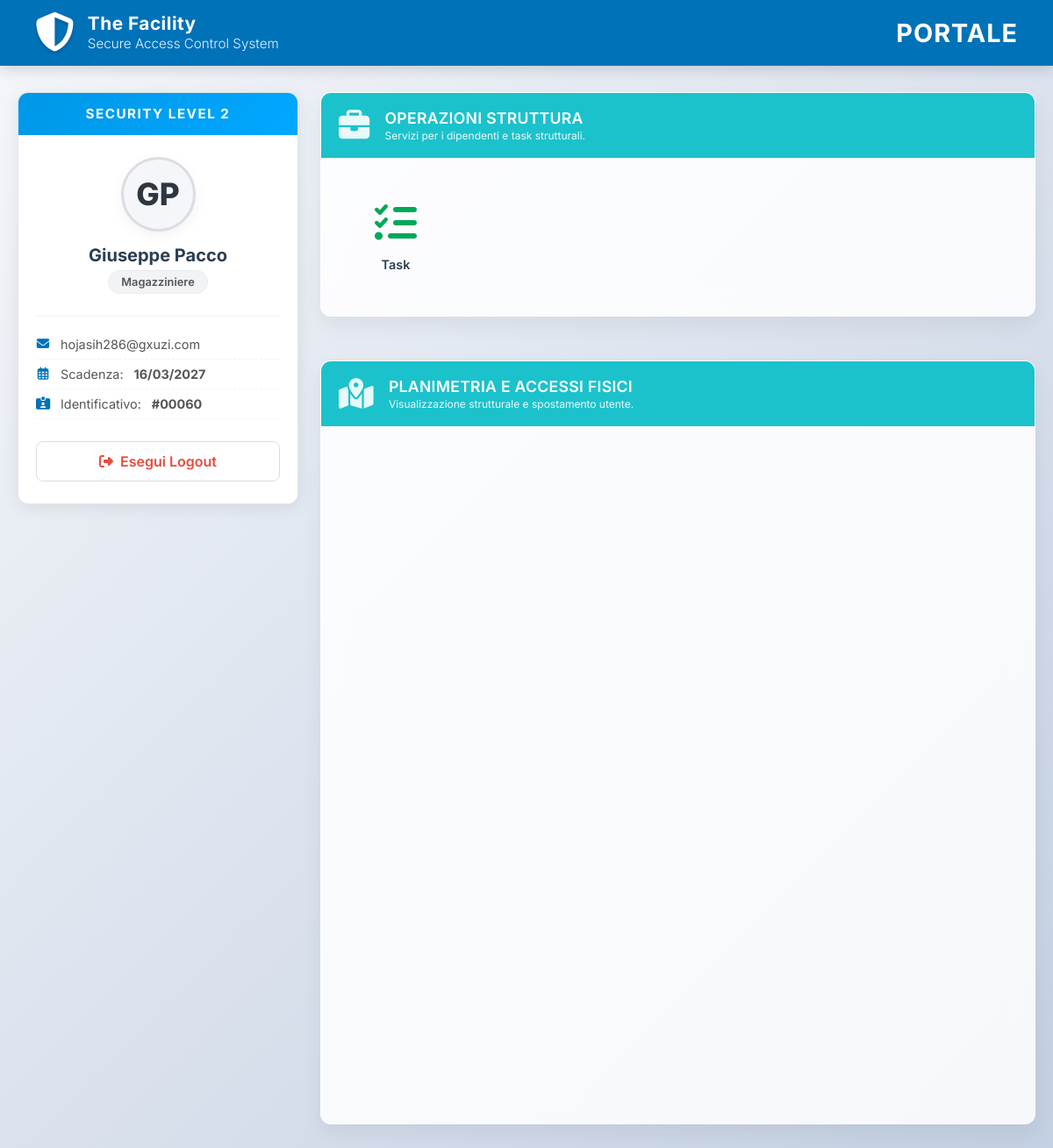
Screenshot of /dashboard.php (signed in) with the database file from the repository.
### tables this page shows
CREATE TABLE `Users` (
  `IdUser` int NOT NULL,
  `Email` varchar(128) NOT NULL,
  `Password` varchar(128) NOT NULL,
  `Name` varchar(64) NOT NULL,
  `Surname` varchar(64) NOT NULL,
  `DateBirth` date NOT NULL,
  `IdBadge` int NOT NULL,
  `is_verified` tinyint DEFAULT '0',
  `token` varchar(255) DEFAULT NULL
);

CREATE TABLE `Badges` (
  `IdBadge` int NOT NULL,
  `DateOfIssue` datetime NOT NULL,
  `ExpirationDate` datetime DEFAULT NULL,
  `BadgeLevel` int NOT NULL
);

CREATE TABLE `Shifts` (
  `IdRole` int NOT NULL,
  `Role` varchar(64) NOT NULL,
  `Start` time NOT NULL,
  `End` time NOT NULL
);

### public_html/dashboard.php (the view, shortened to what this page needs)
<?php
    require "db_connection.php";
    $email = $_SESSION['user'];
    $query = "
        SELECT U.IdUser, U.IdBadge, U.Name, U.Surname, E.IdRole, B.BadgeLevel, B.ExpirationDate, B.DateOfIssue, S.Role
        FROM Users U
        JOIN Badges B ON U.IdBadge = B.IdBadge
        LEFT JOIN Employees E ON U.IdUser = E.IdEmployee
        LEFT JOIN Shifts S ON E.IdRole = S.IdRole
        WHERE U.Email = ?
    ";
    $stmt = $conn->prepare($query);
    $stmt->bind_param("s", $email);
    $stmt->execute();
    $result = $stmt->get_result();
    $currentUser = null;
    $badgeLevel = 0;
    if($row = $result->fetch_assoc()) {
        $currentUser = $row;
        $badgeLevel = $row['BadgeLevel'];
    } else {
        session_destroy();
        header("Location: index.php");
        exit();
    }
?>
<!DOCTYPE html>
<html lang="it">
<head>
    <link rel="stylesheet" href="https://cdnjs.cloudflare.com/ajax/libs/font-awesome/6.4.0/css/all.min.css">
</head>
<body>
<header class="app-header">
    <div class="header-logo">
        <i class="fas fa-shield-alt"></i>
        <div class="logo-text">
            <strong>The Facility</strong><br>
            <span>Secure Access Control System</span>
        </div>
    </div>
    <div class="header-right">
        <h2>PORTALE</h2>
    </div>
</header>
<div class="dashboard-container">
    <aside class="sidebar">
        <div class="security-badge">
            <div class="badge-header level-<?php echo $badgeLevel; ?>-header">
                SECURITY LEVEL <?php echo $badgeLevel; ?>
            </div>
            <div class="badge-content">
                <div class="profile-initials">
                    <?php
                        $initials = substr($currentUser['Name'], 0, 1) . substr($currentUser['Surname'], 0, 1);
                        echo htmlspecialchars(strtoupper($initials));
                    ?>
                </div>
                <h4 class="badge-username"><?php echo htmlspecialchars($currentUser['Name'] . " " . $currentUser['Surname']); ?></h4>
                <div class="badge-role">
                    <?php echo $currentUser['Role'] ? htmlspecialchars($currentUser['Role']) : 'Visitatore'; ?>
                </div>
                <ul class="badge-info-list">
                    <li><i class="fas fa-envelope"></i> <?php echo htmlspecialchars($email); ?></li>
                    <li><i class="far fa-calendar-alt"></i> Scadenza: <strong><?php echo $currentUser['ExpirationDate'] ? date("d/m/Y", strtotime($currentUser['ExpirationDate'])) : "Illimitata"; ?></strong></li>
                    <li><i class="fas fa-id-card-alt"></i> Identificativo: <strong>#<?php echo str_pad((string)($currentUser['IdUser'] ?? $currentUser['IdBadge']), 5, '0', STR_PAD_LEFT); ?></strong></li>
                </ul>
                <a href="logout.php" class="btn-logout-sidebar"><i class="fas fa-sign-out-alt"></i> Esegui Logout</a>
            </div>
        </div>
    </aside>
    <main class="main-content">
        <?php if ($badgeLevel == 4 || ($badgeLevel >= 2 && $currentUser['Role'] !== 'Chimico' && $currentUser['Role'] !== 'Sorveglianza')): ?>
        <div class="widget">
            <div class="widget-header cyan-header">
                <i class="fas fa-briefcase fa-2x"></i>
                <div class="header-text">
                    OPERAZIONI STRUTTURA
                    <span>Servizi per i dipendenti e task strutturali.</span>
                </div>
            </div>
            <div class="widget-apps-container">
                <?php if ($badgeLevel >= 2 && $badgeLevel < 4 && $currentUser['Role'] !== 'Chimico'): ?>
                    <a href="employee_dashboard.php" class="app-icon">
                        <i class="fas fa-tasks text-green"></i>
                        <span>Task<br></span>
                    </a>
                <?php endif; ?>
            </div>
        </div>
        <?php endif; ?>
        <div class="widget wide-widget">
            <div class="widget-header cyan-header">
                <i class="fas fa-map-marked-alt fa-2x"></i>
                <div class="header-text">
                    PLANIMETRIA E ACCESSI FISICI
                    <span>Visualizzazione strutturale e spostamento utente.</span>
                </div>
            </div>
            <div class="map-container-inner" style="border-radius: 0 0 12px 12px; overflow:hidden;">
                <iframe src="gates.php" frameborder="0"></iframe>
            </div>
        </div>
    </main>
</div>
</body>
</html>

### rows the page displays
users: IdBadge.BadgeLevel "2", initials "GP", Name+Surname "Giuseppe Pacco", shifts.Role "Magazziniere", IdBadge.ExpirationDate "16/03/2027", IdUser "00060"

### other values shown
$email "hojasih286@gxuzi.com"
